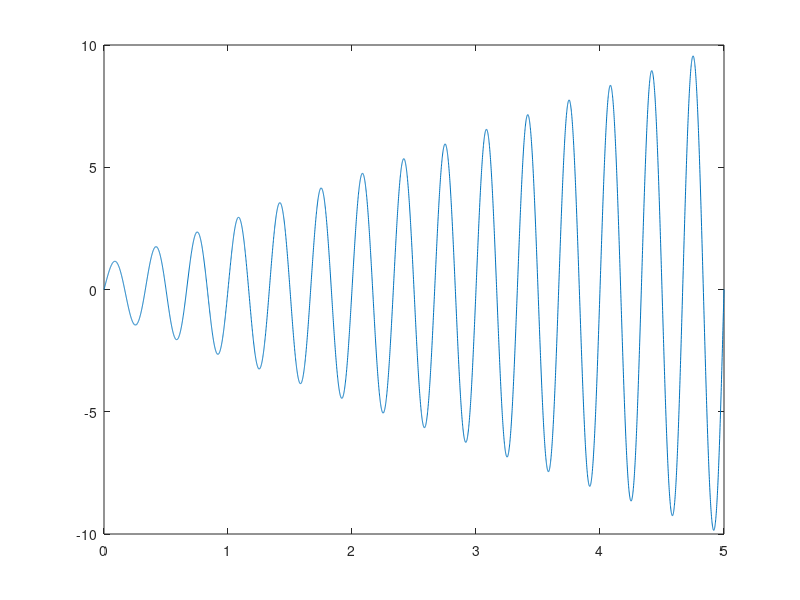

This chart was generated by the following MATLAB code:
t = [0:.001:5];
n = length(t);
a = linspace(1,10,n);           #time-varying amplitude
f = 3;                     #frequencies in Hz

swave = a.*sin(2*pi.*f.*t);
clf
plot(t,swave)
